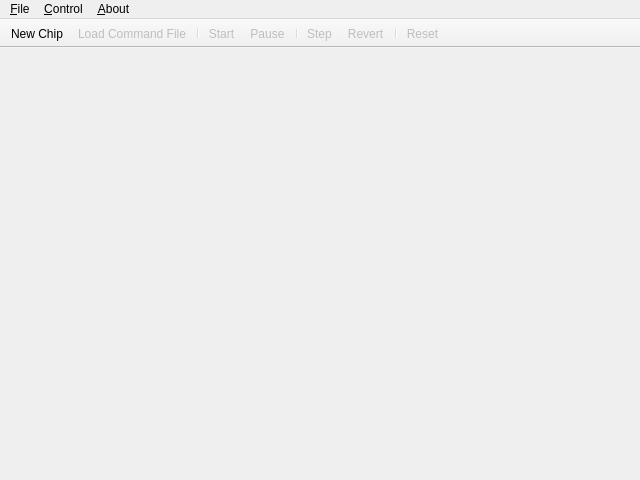
<?xml version="1.0" encoding="UTF-8"?>
<ui version="4.0">
 <class>MainWindow</class>
 <widget class="QMainWindow" name="MainWindow">
  <property name="geometry">
   <rect>
    <x>0</x>
    <y>0</y>
    <width>640</width>
    <height>480</height>
   </rect>
  </property>
  <property name="minimumSize">
   <size>
    <width>480</width>
    <height>320</height>
   </size>
  </property>
  <property name="font">
   <font>
    <family>Segoe UI</family>
   </font>
  </property>
  <property name="acceptDrops">
   <bool>true</bool>
  </property>
  <property name="windowTitle">
   <string>DMFB Simulator</string>
  </property>
  <property name="locale">
   <locale language="English" country="UnitedStates"/>
  </property>
  <property name="dockNestingEnabled">
   <bool>false</bool>
  </property>
  <property name="unifiedTitleAndToolBarOnMac">
   <bool>false</bool>
  </property>
  <widget class="QWidget" name="centralWidget">
   <layout class="QGridLayout" name="gridLayout">
    <item row="0" column="0">
     <widget class="QWidget" name="picDisplay" native="true">
      <property name="sizePolicy">
       <sizepolicy hsizetype="Expanding" vsizetype="Expanding">
        <horstretch>0</horstretch>
        <verstretch>0</verstretch>
       </sizepolicy>
      </property>
     </widget>
    </item>
   </layout>
  </widget>
  <widget class="QMenuBar" name="menuBar">
   <property name="geometry">
    <rect>
     <x>0</x>
     <y>0</y>
     <width>640</width>
     <height>21</height>
    </rect>
   </property>
   <widget class="QMenu" name="menuFile">
    <property name="title">
     <string>&amp;File</string>
    </property>
    <addaction name="actionNewChip"/>
    <addaction name="actionLoadCommandFile"/>
    <addaction name="separator"/>
    <addaction name="actionExit"/>
   </widget>
   <widget class="QMenu" name="menuControl">
    <property name="title">
     <string>&amp;Control</string>
    </property>
    <addaction name="actionStart"/>
    <addaction name="actionPause"/>
    <addaction name="separator"/>
    <addaction name="actionStep"/>
    <addaction name="actionRevert"/>
    <addaction name="separator"/>
    <addaction name="actionReset"/>
   </widget>
   <widget class="QMenu" name="menuAbout">
    <property name="title">
     <string>&amp;About</string>
    </property>
    <addaction name="actionAboutDmfbSimulator"/>
   </widget>
   <addaction name="menuFile"/>
   <addaction name="menuControl"/>
   <addaction name="menuAbout"/>
  </widget>
  <widget class="QToolBar" name="toolBar">
   <property name="windowTitle">
    <string>toolBar</string>
   </property>
   <property name="movable">
    <bool>false</bool>
   </property>
   <property name="floatable">
    <bool>false</bool>
   </property>
   <attribute name="toolBarArea">
    <enum>TopToolBarArea</enum>
   </attribute>
   <attribute name="toolBarBreak">
    <bool>false</bool>
   </attribute>
   <addaction name="actionNewChip"/>
   <addaction name="actionLoadCommandFile"/>
   <addaction name="separator"/>
   <addaction name="actionStart"/>
   <addaction name="actionPause"/>
   <addaction name="separator"/>
   <addaction name="actionStep"/>
   <addaction name="actionRevert"/>
   <addaction name="separator"/>
   <addaction name="actionReset"/>
  </widget>
  <action name="actionNewChip">
   <property name="text">
    <string>&amp;New Chip...</string>
   </property>
   <property name="shortcut">
    <string>Ctrl+N</string>
   </property>
  </action>
  <action name="actionLoadCommandFile">
   <property name="enabled">
    <bool>false</bool>
   </property>
   <property name="text">
    <string>&amp;Load Command File...</string>
   </property>
   <property name="shortcut">
    <string>Ctrl+O</string>
   </property>
  </action>
  <action name="actionExit">
   <property name="text">
    <string>&amp;Exit</string>
   </property>
   <property name="shortcut">
    <string>Ctrl+W</string>
   </property>
  </action>
  <action name="actionAboutDmfbSimulator">
   <property name="text">
    <string>&amp;About DMFB Simulator...</string>
   </property>
   <property name="shortcut">
    <string>F1</string>
   </property>
  </action>
  <action name="actionStart">
   <property name="enabled">
    <bool>false</bool>
   </property>
   <property name="text">
    <string>&amp;Start</string>
   </property>
   <property name="shortcut">
    <string>F5</string>
   </property>
  </action>
  <action name="actionPause">
   <property name="enabled">
    <bool>false</bool>
   </property>
   <property name="text">
    <string>&amp;Pause</string>
   </property>
   <property name="shortcut">
    <string>F6</string>
   </property>
  </action>
  <action name="actionStep">
   <property name="enabled">
    <bool>false</bool>
   </property>
   <property name="text">
    <string>S&amp;tep</string>
   </property>
   <property name="shortcut">
    <string>F7</string>
   </property>
  </action>
  <action name="actionRevert">
   <property name="enabled">
    <bool>false</bool>
   </property>
   <property name="text">
    <string>Re&amp;vert</string>
   </property>
   <property name="shortcut">
    <string>F8</string>
   </property>
  </action>
  <action name="actionReset">
   <property name="enabled">
    <bool>false</bool>
   </property>
   <property name="text">
    <string>&amp;Reset</string>
   </property>
   <property name="shortcut">
    <string>F9</string>
   </property>
  </action>
 </widget>
 <layoutdefault spacing="6" margin="11"/>
 <resources/>
 <connections/>
</ui>
